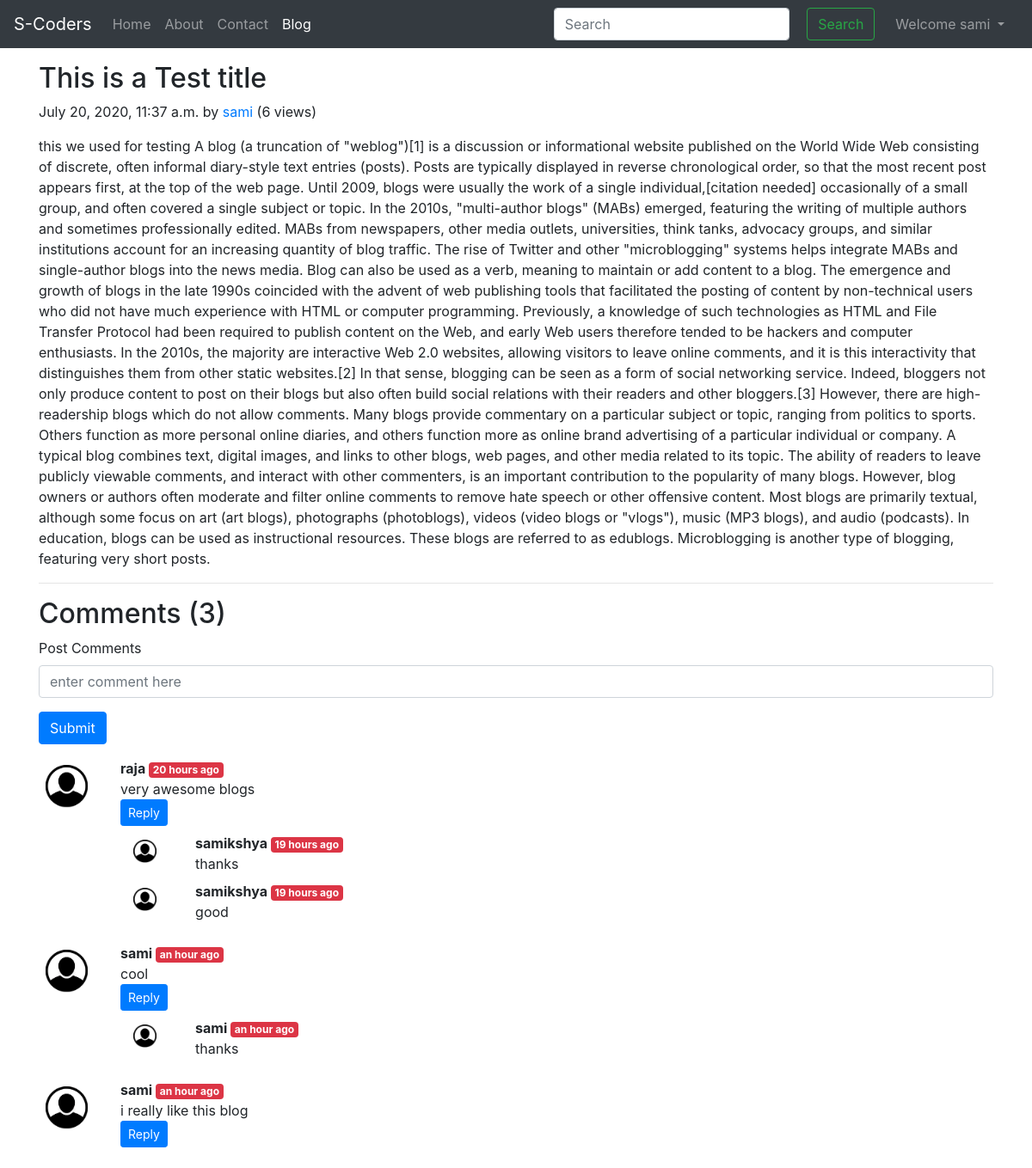
The page /blog/firstblogpost (signed in) on the database its author committed.
### blog/models.py (models this page shows, shortened)
class Post(models.Model):
    sno = models.AutoField(primary_key=True)
    title = models.CharField(max_length=255)
    content = models.TextField()
    author = models.CharField(max_length=15)
    slug = models.CharField(max_length=150)
    views = models.IntegerField(default=0)
    timestamp = models.DateTimeField(blank=True)

class BlogComment(models.Model):
    sno = models.AutoField(primary_key=True)
    comment = models.TextField()
    user = models.ForeignKey(User, on_delete=models.CASCADE)
    post = models.ForeignKey(Post, on_delete=models.CASCADE)
    parent = models.ForeignKey('self', on_delete=models.CASCADE, null=True)
    timestamp = models.DateTimeField(default=now)

### blog/views.py (the view)
# urls.py: path('<str:slug>', views.blogPost, name='blogPost'),
def blogPost(request, slug):
    post = Post.objects.filter(slug=slug).first()
    post.views = post.views + 1
    post.save()
    comments = BlogComment.objects.filter(post=post, parent=None)
    replies = BlogComment.objects.filter(post=post).exclude(parent=None)
    replyDict = {}
    for reply in replies:
        if reply.parent.sno not in replyDict.keys():
            replyDict[reply.parent.sno] = [reply]
        else:
            replyDict[reply.parent.sno].append(reply)
    context = {'post': post, 'comments': comments,
               'user': request.user, 'replyDict': replyDict}
    return render(request, 'blog/blogPost.html', context)

### blog/templatetags/extras.py (called while the page is built)
@register.filter(name='get_val')
def get_val(dict, key):
    return dict.get(key)

### templates/blog/blogPost.html (shortened to what this page needs)
{% extends 'basic.html' %}
{% block blogactive %} active {% endblock blogactive %}
{% block body %}
{% load humanize %}
{% load extras %}
<div class="container my-3">
        <h2 class="blog-post-title">{{post.title}}</h2>
        <p class="blog-post-meta">{{post.timestamp}} by <a href="/about">{{post.author}}</a> (<span>{{post.views}} views</span>)</p>
        </p>{{post.content|safe}}</p>
        <hr>
</div>
<div class="container">
<h2> Comments ({{comments.count}})</h2>
<div class="my-2">
{% if user.is_authenticated %}
<form action="/blog/postComment" method="post"> {% csrf_token %}
  <div class="form-group">
    <label for="comment">Post Comments</label>
    <input type="text" class="form-control" name="comment" placeholder="enter comment here">
  </div>
  <button type="submit" class="btn btn-primary">Submit</button>
</form>
{% else %}
<b> Please login to post a comments</b>
{% endif %}
</div>
{% for comment in comments %}
<div class="row my-3">
<div class="col-md-1">
<img class="rounded mx-auto d-block w-100 p-2" src="/static/img/1.png" alt="user">
</div>
<div class="col-md-11"> <b>{{comment.user.username}} </b> <span class="badge badge-danger">{{comment.timestamp | naturaltime}}</span>
<div> {{comment.comment}}</div>
<div class="reply mx-0">
 {% if user.is_authenticated %}
  <button class="btn btn-sm btn-primary" type="button" data-toggle="collapse" data-target="#replyBox{{comment.sno}}" aria-expanded="false" aria-controls="replyBox{{comment.sno}}">
    Reply
  </button>
{% else %}
<button class="btn btn-sm btn-primary" type="button" data-toggle="collapse" data-target="#replyBox{{comment.sno}}" aria-expanded="false" aria-controls="replyBox{{comment.sno}}" disabled>
    login to reply
  </button>
{% endif %}
<div class="replies my-2">
{% for reply in replyDict|get_val:comment.sno %}
<div class="row my-2">
<div class="col-md-1 ">
<img class="rounded mx-auto d-block w-75 p-2" src="/static/img/1.png" alt="user">
</div>
<div class="col-md-11 ">
 <b>{{reply.user.username}} </b> <span class="badge badge-danger">{{reply.timestamp | naturaltime}}</span>
<div> {{reply.comment}}</div>
</div>
<br>
</div>
{% endfor %}
</div>
</div>
</div>
</div>
{% endfor %}
</div>
{% endblock body %}

### templates/basic.html (shortened to what this page needs)
<!doctype html>
<html lang="en">
<head>
    <link rel="stylesheet" href="https://stackpath.bootstrapcdn.com/bootstrap/4.5.0/css/bootstrap.min.css"
>
</head>
<body>
    <nav class="navbar navbar-expand-lg navbar-dark bg-dark">
        <a class="navbar-brand" href="/">S-Coders</a>
        <div class="collapse navbar-collapse" id="navbarSupportedContent">
            <ul class="navbar-nav mr-auto">
                <li class="nav-item {% block homeactive %} {% endblock homeactive %} ">
                    <a class="nav-link" href="/">Home <span class="sr-only">(current)</span></a>
                </li>
                <li class="nav-item {% block aboutactive %} {% endblock aboutactive %}">
                    <a class="nav-link" href="/about">About</a>
                </li>
                <li class="nav-item {% block contactactive %} {% endblock contactactive %}">
                    <a class="nav-link" href="/contact">Contact</a>
                </li>
                <li class="nav-item {% block blogactive %} {% endblock blogactive %}">
                    <a class="nav-link" href="/blog">Blog</a>
                </li>
            </ul>
            <div class="ml-auto form-inline">
            <form method="get" action="/search" class=" my-2 my-lg-0">
                <input class="form-control mr-sm-2" type="search" placeholder="Search" aria-label="Search" name="query"
                    id="query">
                <button class="btn btn-outline-success m-2 my-sm-0 mr-3" type="submit">Search</button>
            </form>
            {% if user.is_authenticated %}
            <ul class="navbar-nav mr-2">
            <li class="nav-item dropdown">
        <a class="nav-link dropdown-toggle" href="#" id="navbarDropdown" role="button" data-toggle="dropdown" aria-haspopup="true" aria-expanded="false">
          Welcome {{request.user}}
        </a>
      </li>
            </ul>
            {% endif %}
            </div>
        </div>
    </nav>
    {% block body %}
    {% endblock body %}
</body>
</html>

### rows shown on the page
Post: title "This is a Test title", timestamp "July 20, 2020, 11:37 a.m.", author "sami", views "6", content "this we used for testing A blog (a truncation of \"weblog\")[1] is a discussion or informational website published on the World Wide Web consisting of discrete, often informal diary-style text entries (posts). Posts are typically displayed in reverse chronological order, so that the most recent post appears first, at the top of the web page. Until 2009, blogs were usually the work of a single individual,[citation needed] occasionally of a small group, and often covered a single subject or topic. In the 2010s, \"multi-author blogs\" (MABs) emerged, featuring the writing of multiple authors and sometimes professionally edited. MABs from newspapers, other media outlets, universities, think tanks,…"
BlogComment: user.username "raja", timestamp "20 hours ago", comment "very awesome blogs"
BlogComment: user.username "samikshya", timestamp "19 hours ago", comment "thanks"
BlogComment: user.username "samikshya", timestamp "19 hours ago", comment "good"
BlogComment: user.username "sami", timestamp "an hour ago", comment "cool"
BlogComment: user.username "sami", timestamp "an hour ago", comment "thanks"
BlogComment: user.username "sami", timestamp "an hour ago", comment "i really like this blog"

### other values the page prints
{{ request.user }} "sami"
{{ comments.count }} "3"
